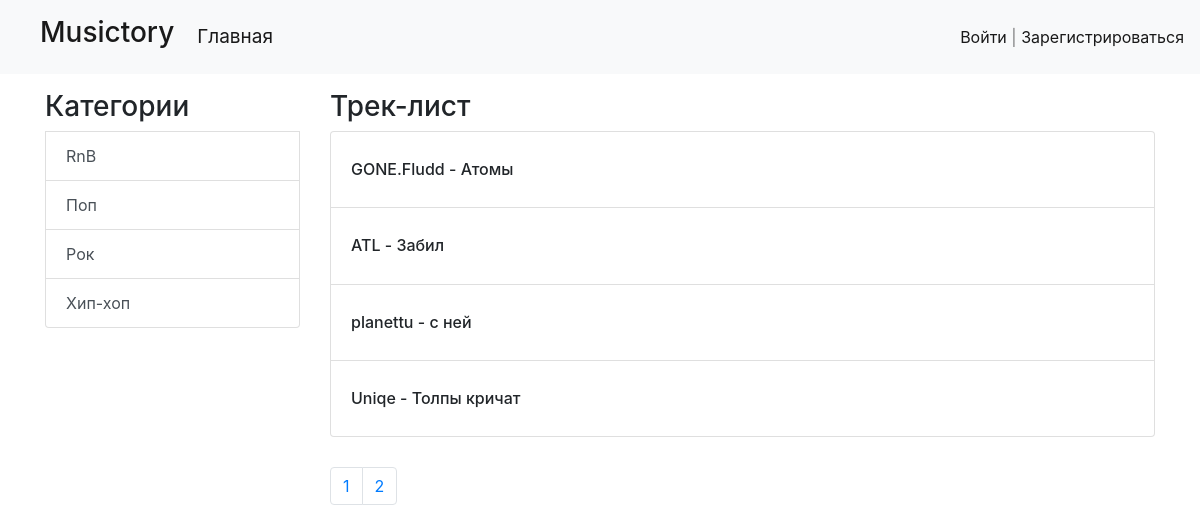
Screenshot of /?page=2 with the database file from the repository.
### musicdir/models.py (models this page shows, shortened)
class Category(models.Model):
    title = models.CharField(max_length=150, db_index=True, verbose_name='Наименование категории')
    class Meta:
        verbose_name = 'Категория'
        verbose_name_plural = 'Категории'
        ordering = ['title']

class Musicdir(models.Model):
    title = models.CharField(max_length=150, verbose_name= 'Исполнитель')
    content = models.TextField(blank=True, verbose_name='Название')
    created_at = models.DateTimeField(auto_now_add=True, verbose_name='Время публикации')
    updated_at = models.DateTimeField(auto_now=True, verbose_name='Последнее обновление')
    photo = models.ImageField(upload_to='photos/%Y/%m/%d/', verbose_name='Обложка', blank=True)
    is_published = models.BooleanField(default=True, verbose_name='Трек опубликован?')
    category = models.ForeignKey('Category', on_delete=models.PROTECT, null=True, verbose_name='Жанр')
    class Meta:
        verbose_name = 'Композиция'
        verbose_name_plural = 'Композиции'
        ordering = ['created_at']

### musicdir/views.py (the view)
# urls.py: path('', HomeMusicdir.as_view(), name='home'),
class HomeMusicdir(ListView):
    model = Musicdir
    template_name = 'musicdir/index.html'
    context_object_name = 'musicdir'
    paginate_by = 7
    def get_context_data(self, *, object_list=None, **kwargs):
        context = super().get_context_data(**kwargs)
        context['categories'] = Category.objects.all()
        return context
    def get_queryset(self):
        return Musicdir.objects.filter(is_published=True)

### musicdir/templates/musicdir/index.html
{% extends 'base.html' %}
{% block sidebar %}
    <h3>Категории</h3>
        {% for item in categories %}
            <a href="{% url 'category' item.pk %}" class="list-group-item list-group-item-action">{{ item.title }}</a>
        {% endfor %}
{% endblock %}
{% block content %}
    <h3>Трек-лист</h3>
  <ol class="list-group list-group-numbered">
        {% for item in musicdir %}
            <li class="list-group-item">
                <p>
                    <h6 class="card-title">{{ item.title }} - {{ item.content }}</h6></p>
            </li>
        {%  endfor %}
    </ol>
{% endblock %}

### rows the page displays
Category: title "RnB"
Category: title "Поп"
Category: title "Рок"
Category: title "Хип-хоп"
Musicdir: title "GONE.Fludd", content "Атомы"
Musicdir: title "ATL", content "Забил"
Musicdir: title "planettu", content "с ней"
Musicdir: title "Uniqe", content "Толпы кричат"

### other values shown
{{ p }} "1" "2"
